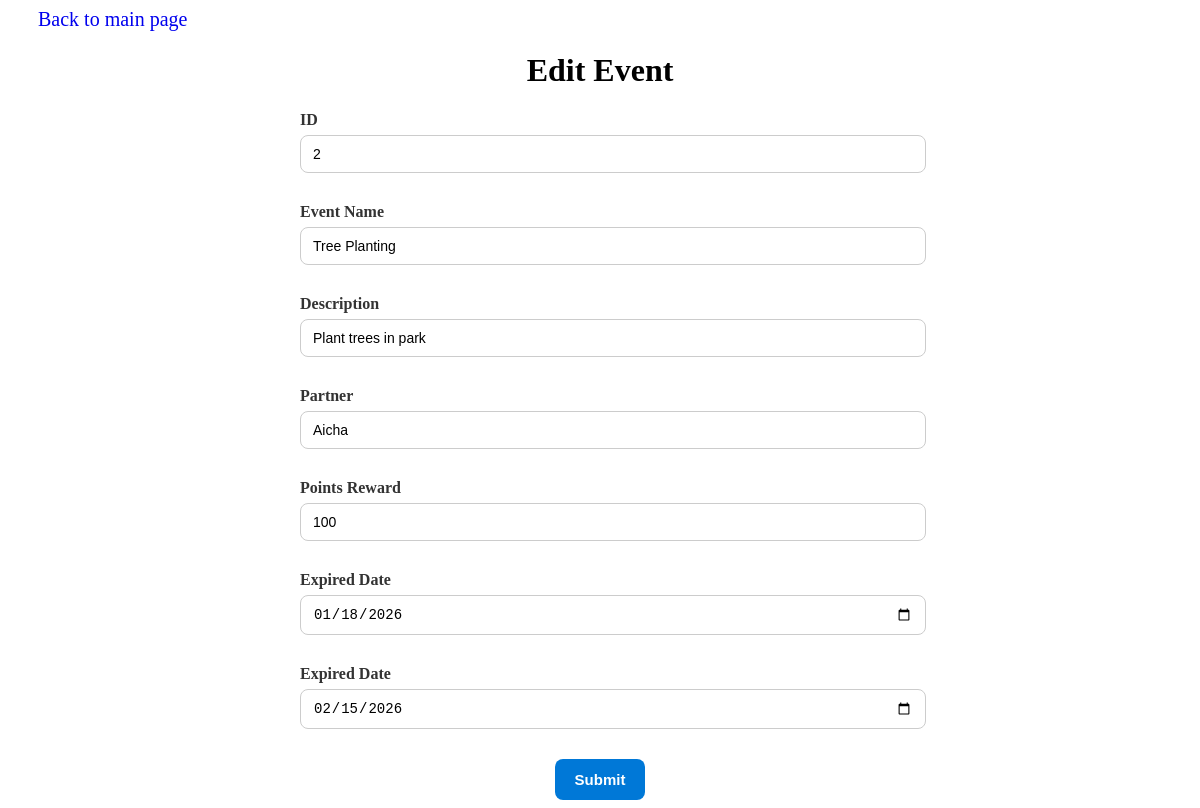
Page /admin/editevent.php?id=2 on the earlier database version.
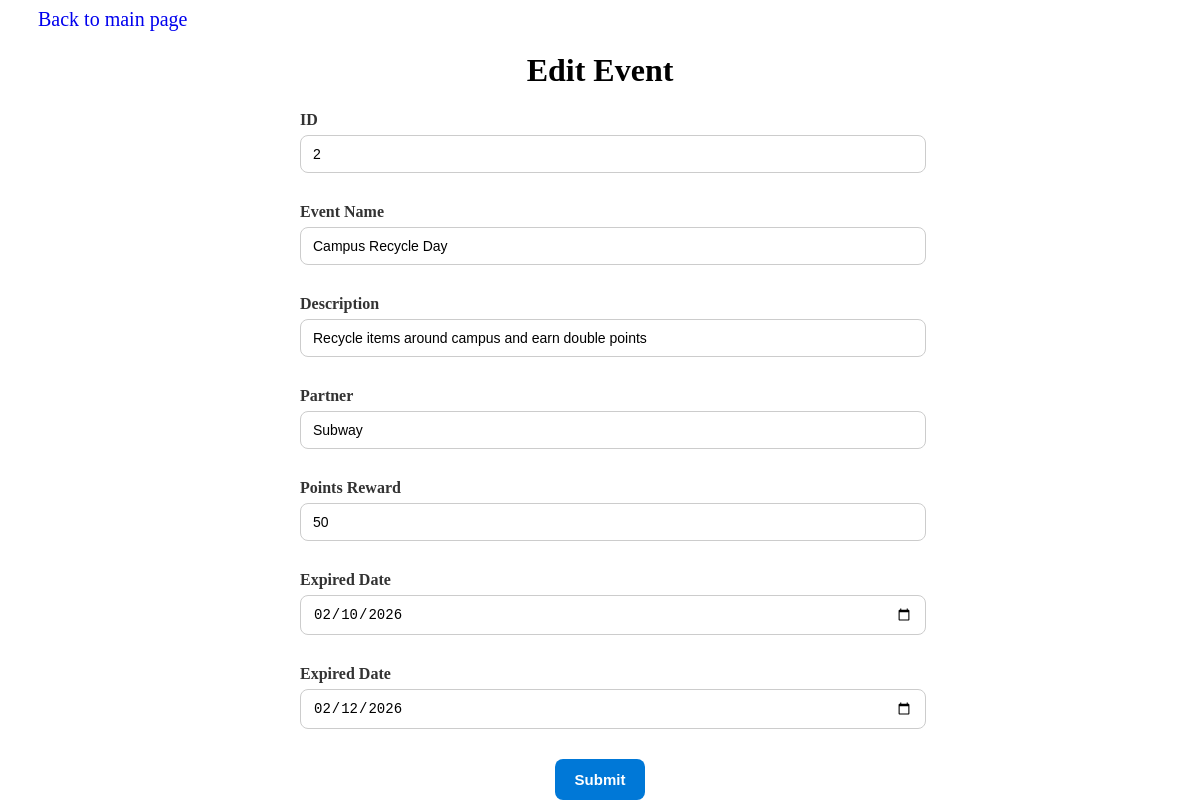
Same page on the later database version.
### tables this page shows
CREATE TABLE `events` (
  `id` int(11) NOT NULL,
  `name` varchar(30) NOT NULL,
  `description` varchar(100) NOT NULL,
  `image` varchar(250) NOT NULL,
  `start_date` datetime NOT NULL,
  `end_date` datetime NOT NULL,
  `points_reward` int(11) NOT NULL,
  `admins_id` int(11) NOT NULL,
  `partners_id` int(11) NOT NULL,
  `approved_by` int(11) NOT NULL,
  `status` enum('active','pending','upcoming','ended') NOT NULL,
  `created_at` datetime NOT NULL
);

CREATE TABLE `partners` (
  `id` int(11) NOT NULL,
  `name` varchar(100) NOT NULL,
  `company_image` varchar(250) NOT NULL,
  `email` varchar(100) NOT NULL,
  `password` varchar(200) NOT NULL,
  `contact_person` varchar(150) NOT NULL,
  `phone` varchar(150) NOT NULL,
  `address` varchar(250) NOT NULL,
  `created_at` varchar(50) NOT NULL DEFAULT current_timestamp()
);

### admin/editevent.php (the view, shortened to what this page needs)
<?php
    include "conn.php";
    $id=intval($_GET['id']);
    $sql="Select events.*,partners.name As pname From events Left Join partners On events.partners_id = partners.id where events.id=$id";
    $result=mysqli_query($dbConn, $sql);
    if($rows = mysqli_fetch_array($result)){
        $name = $rows['name'];
        $partners = $rows['pname'];
        $description = $rows['description'];
        $points = $rows['points_reward'];
        $startdate = $rows['start_date'];
        $enddate = $rows['end_date'];
    }else{
        echo "<script>alert('No data from db!');</script>";
        echo "<script>window.location.href='eventlists.php';</script>";
    }
?>
<!DOCTYPE html>
<html lang="en">
<head>
    <link href="./assets/css/formupdate.css" rel="stylesheet" type="text/css" />
    <link rel="stylesheet" href="https://cdnjs.cloudflare.com/ajax/libs/font-awesome/7.0.1/css/all.min.css" />
</head>
<body>
    <center>
        <a href="eventlists.php" class="backlink">Back to main page</a>
        <h1>Edit Event</h1>
        <form action="" method="post" class="editform">
             <div>
                <label for="uid">ID</label>
                <input type="text" name="uid" value="<?php echo $id;?>" readonly />
            </div>
            <div>
                <label for="name">Event Name</label>
                <input type="text" class="" name="name" value="<?php echo $name;?>"  />
            </div>
            <div>
                <label for="description">Description</label>
                <input type="text" class="" name="description" value="<?php echo $description;?>"  />
            </div>
            <div>
                <label for="partner">Partner</label>
                <input type="text" class="" name="partner" value="<?php echo $partners;?>" />
            </div>
            <div>
                <label for="points">Points Reward</label>
                <input type="text" class="" name="points" value="<?php echo $points;?>" />
            </div>
            <div>
                <div>
                    <label for="startdate">Expired Date</label>
                    <input type="date" name="startdate"
                            value="<?php echo !empty($startdate) ? date('Y-m-d', strtotime($startdate)) : ''; ?>" />
                </div>
                <div>
                    <label for="enddate">Expired Date</label>
                    <input type="date" name="enddate"
                            value="<?php echo !empty($enddate) ? date('Y-m-d', strtotime($enddate)) : ''; ?>" />
                </div>
            </div>
            <button type="submit" class="update" name="submit">Submit</button>
        </form>
    </center>
</body>
</html>

Differences in the rows shown:
changed events: name "Tree Planting" → "Campus Recycle Day"; description "Plant trees in park" → "Recycle items around campus and earn double points"; partner "Aicha" → "Subway"; points "100" → "50"; startdate "01/18/2026" → "02/10/2026"; enddate "02/15/2026" → "02/12/2026"
